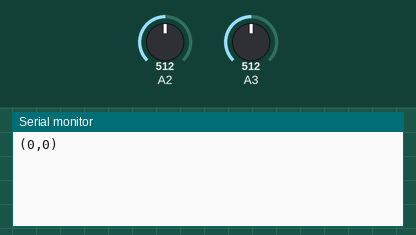
A sketch run on a simulated Arduino Pro Mini, built with avr-gcc and run on an emulated ATmega328P. Shown: the last lines printed to the serial monitor. The test bench sets the inputs (shaded band); at power-on: A2 = 512, A3 = 512.

Above: at 1.2 s.
1.3 s: A2 set to 900
At 1.8 s:
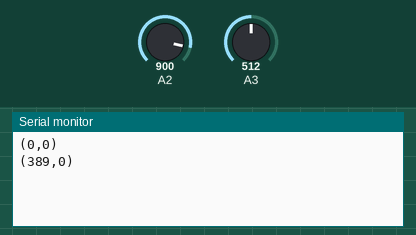
2.8 s: A3 set to 716
At 4.0 s:
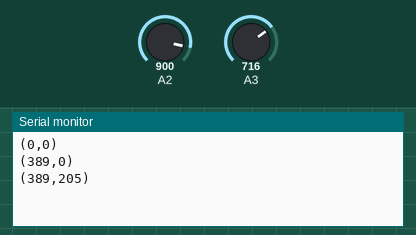
4.3 s: A2 set to 1023
At 5.5 s:
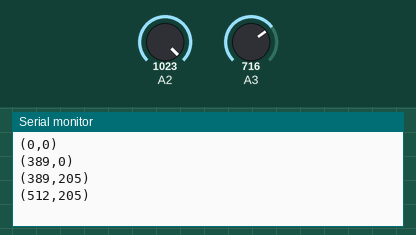
5.8 s: A3 set to 900
At 6.9 s:
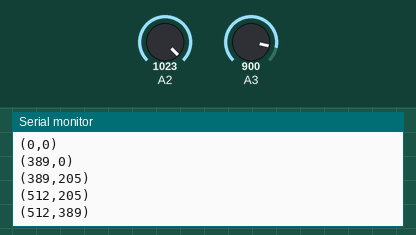
Timing chart, 0 to 8.3 s (numbered marks = the images above; inputs shaded):
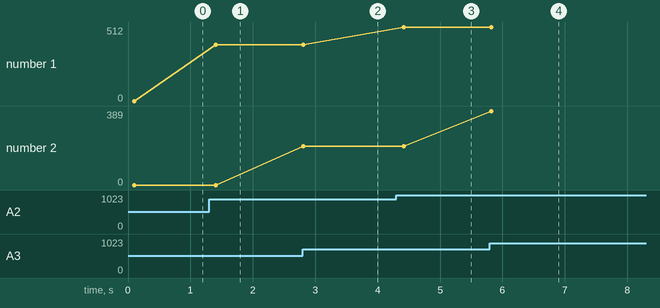

The sketch:

analogstick.ino
```cpp
/***********************************************************************************************************************
 *  Intro: A single analog stick.
 *         Arduino reads its raw values, filters(Radial Scaling method) them and
 *         prints to serial port when there is an change.
 *
 *  Board: Arduino Pro Mini ATmega328 (3.3V, 8MHz)
 *
 *  Connections: Type   Pro Mini   Analog Stick
 *               Output   A2         VRx
 *               Output   A3         VRy
 *               Output   VCC        +5V
 *               Output   GND        GND
 *
 **********************************************************************************************************************/

//Radial Scaling Constants
const int rMax = sqrt(2 * pow(512, 2));
const int deadzone = 0.20 * rMax;
const int rScaledMax = rMax / (rMax - deadzone);

int xPrev = 1024;
int yPrev = 1024;


/**********************************************************************************************************************
 *  Static Functions
 *********************************************************************************************************************/
static int stickTranspose(int val) {
  if (val > 512) {
    return val - 511;
  } else if (val < 511) {
    return val - 512;
  } else {
    return 0;
  }
}

static void stickPrint(int *x, int *y, int valx, int valy) {
  if (*x != valx || *y != valy) {
    if (*x != valx) {
      *x = valx;
    }
    if (*y != valy) {
      *y = valy;
    }
    Serial.print(F("("));
    Serial.print(*x);
    Serial.print(F(","));
    Serial.print(*y);
    Serial.print(F(")"));
    Serial.println();
  }
}

/**********************************************************************************************************************
 *  Setup
 *********************************************************************************************************************/
void setup() {
  Serial.begin(57600);
}

/**********************************************************************************************************************
 *  Main
 *********************************************************************************************************************/
void loop() {
  int xCurr, yCurr, r;

  xCurr = stickTranspose(analogRead(A2));
  delay(100);
  yCurr = stickTranspose(analogRead(A3));
  r = sqrt(pow(xCurr, 2) + pow(yCurr, 2));

  if (r < deadzone) {
    xCurr = 0;
    yCurr = 0;
  } else {
    int rScaled = r / (r - deadzone) ;

    xCurr = rScaledMax / rScaled * xCurr;
    yCurr = rScaledMax / rScaled * yCurr;
  }

  stickPrint(&xPrev, &yPrev, xCurr, yCurr);
}
```

Measured:
- after the input at 1.3 s, the serial monitor: prints a new line after 0.10 s (image 1)
- after the input at 2.8 s, the serial monitor: prints a new line at once (image 2)
- after the input at 4.3 s, the serial monitor: prints a new line after 0.12 s (image 3)
- after the input at 5.8 s, the serial monitor: prints a new line at once (image 4)
- plotted number 1: 0 → 389 after the input at 1.3 s, 389 → 512 after the input at 4.3 s
- plotted number 2: 0 → 205 after the input at 2.8 s
